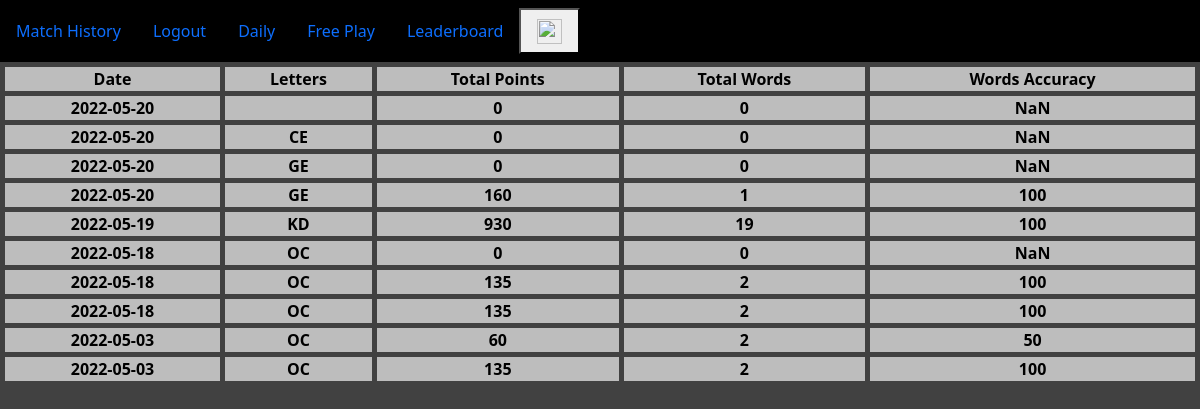
/matchHistory (signed in), run on the app's committed database.
### app/models.py (models this page shows, shortened)
class History(db.Model):
    id = db.Column(db.Integer, primary_key=True)
    user_id = db.Column(db.Integer, db.ForeignKey('user.id'))
    date = db.Column(db.DateTime, nullable=False)
    letters = db.Column(db.String(2), nullable=False)
    points = db.Column(db.Integer, nullable=False)
    totalWords = db.Column(db.Integer, nullable=False)
    wordAccuracy = db.Column(db.Integer,nullable=False)

### app/routes.py (the view)
@app.route('/matchHistory')
@login_required
def matchHistory():
    data = current_user.histories
    sortedData = []
    for i in data:
        sortedData.append(
        {
            "date":str(i.date.date()),
            "letters":i.letters,
            "points":i.points,
            "totalWords":i.totalWords,
            "wordAccuracy":i.wordAccuracy
        }
        )
    sortedData.sort(key=lambda x : x.get('date'), reverse=True)
    return render_template('matchHistory.html', data=sortedData, title="Match History")

### app/models.py (called while the page is built)
@login.user_loader
def load_user(id):
    return User.query.get(int(id))

### app/templates/matchHistory.html
{% extends "base.html" %}
{% block content %}
    <table class="center" style="width: 100%">
        <tr>
            <th>Date</th>
            <th>Letters</th>
            <th>Total Points</th>
            <th>Total Words</th>
            <th>Words Accuracy</th>
        </tr>
        {% for item in data %}
            <tr>
                <th>{{ item.date }}</th>
                <th>{{ item.letters }}</th>
                <th>{{ item.points }}</th>
                <th>{{ item.totalWords }}</th>
                <th>{{ item.wordAccuracy }}</th>
            </tr>
        {% endfor %}
    </table>
{% endblock %}

### app/static/CSS/Styles.css (style rules this page uses)
body { text-align: center; }
#keys { background-color: #414141; }
html { background-color: #414141; }
table.center { color: black; margin-left: auto; margin-right: auto; border-collapse: separate; border-spacing: 5px; }
th, td { background-color: #bdbdbd; }

### app/static/CSS/Popup.css (style rules this page uses)
*, *:before, *:after { padding: 0; margin: 0; box-sizing: border-box; }

### data on the page
History: date "2022-05-20", points "0", totalWords "0", wordAccuracy "NaN"
History: date "2022-05-20", letters "CE", points "0", totalWords "0", wordAccuracy "NaN"
History: date "2022-05-20", letters "GE", points "0", totalWords "0", wordAccuracy "NaN"
History: date "2022-05-20", letters "GE", points "160", totalWords "1", wordAccuracy "100"
History: date "2022-05-19", letters "KD", points "930", totalWords "19", wordAccuracy "100"
History: date "2022-05-18", letters "OC", points "0", totalWords "0", wordAccuracy "NaN"
History: date "2022-05-18", letters "OC", points "135", totalWords "2", wordAccuracy "100"
History: date "2022-05-18", letters "OC", points "135", totalWords "2", wordAccuracy "100"
History: date "2022-05-03", letters "OC", points "60", totalWords "2", wordAccuracy "50"
History: date "2022-05-03", letters "OC", points "135", totalWords "2", wordAccuracy "100"
